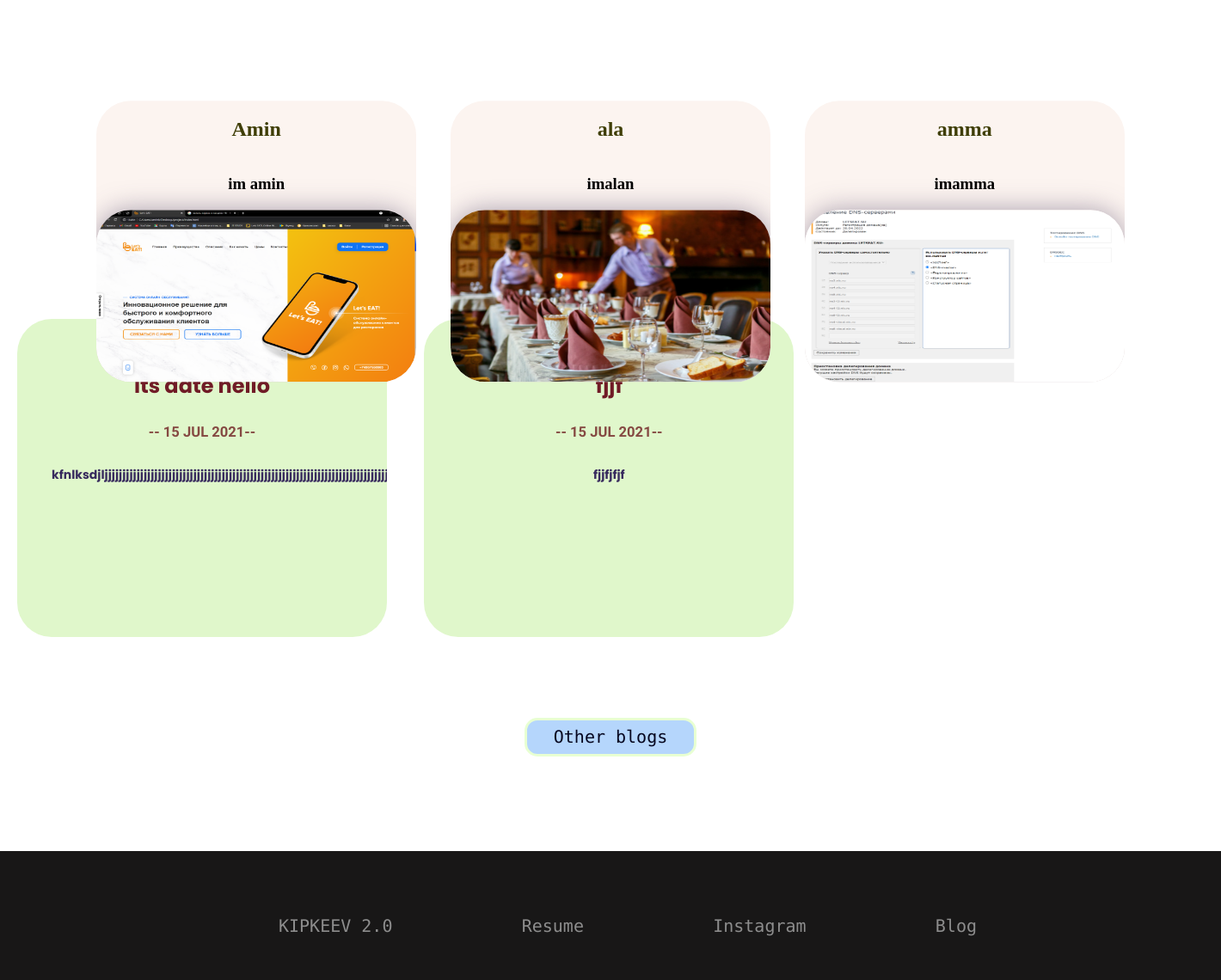
The app's page / (lower part), older data.
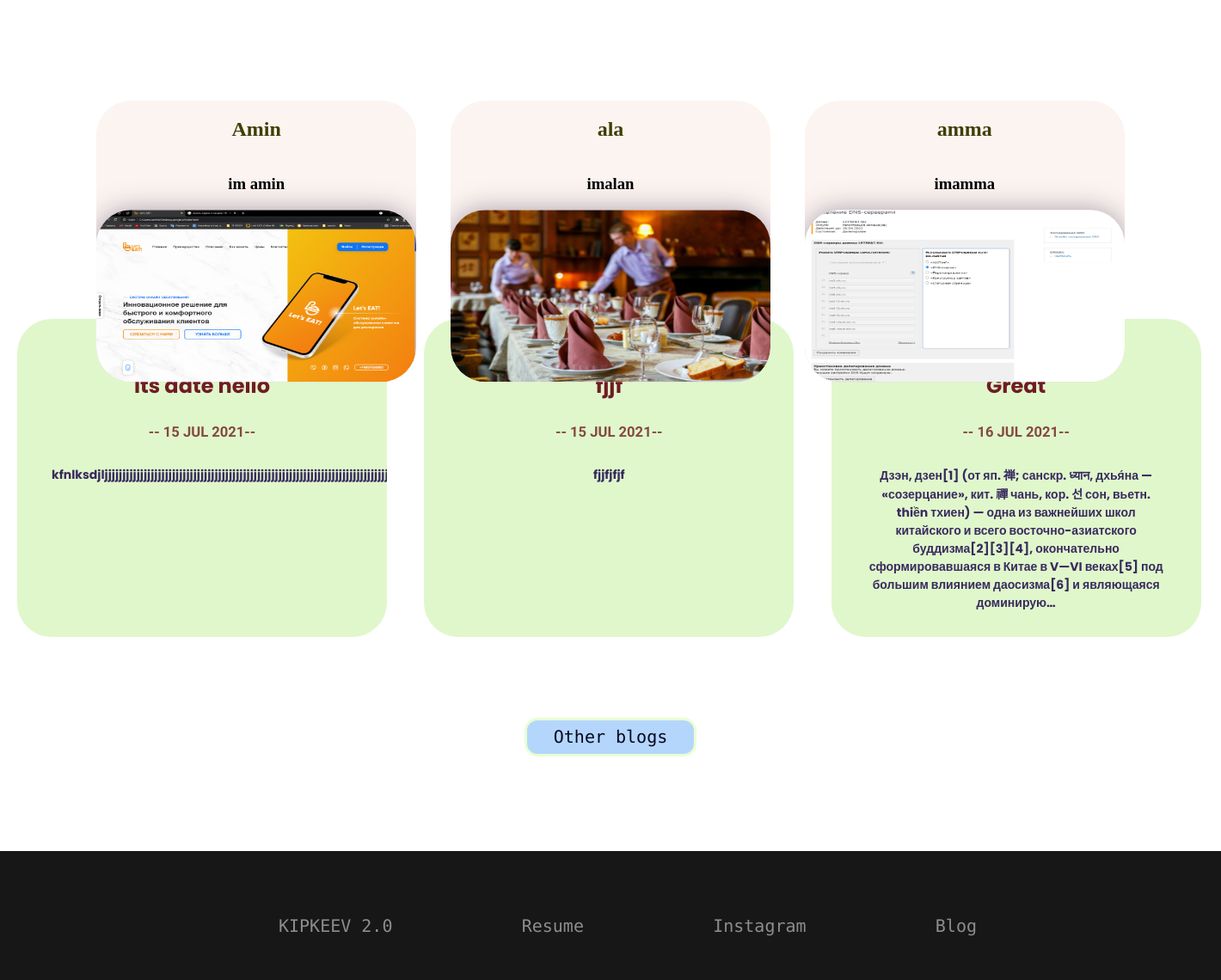
The same page, newer data.
### projects/models.py (models this page shows, shortened)
class project (models.Model):
    title = models.CharField(max_length=30)
    description = models.TextField(max_length=100)
    image = models.ImageField(upload_to="images")
    url = models.URLField(blank=True)

### blog/models.py (models this page shows, shortened)
class blog_post(models.Model):
    title = models.CharField(max_length=30)
    desc = models.TextField(max_length=10000)
    dateofpost = models.DateField(auto_now=False, auto_now_add=False)

### projects/views.py (the view)
# urls.py: 2. Add a URL to urlpatterns:  path('', views.home, name='home')
def home(request):
    all_posts = blog_post.objects.all()[:3]
    all_projects = project.objects.all()
    return render(request, 'projects/home.html', {'all_projects': all_projects, 'all_posts':all_posts})

### projects/templates/projects/home.html (shortened to what this page needs)
{%extends 'projects/base.html'%}
{% load static %}
{% block 'content'%}
  <section class="projects_sec">
    <div class="wrapper">
      {% for project in all_projects %}
      <div class="card_h" data-aos="slide-up" data-aos-duration="1300" >
        <h2 class="title">{{project.title}}</h2>
        <h3 class="desc">{{project.description}}</h3>
        <img class = "projectim"src="{{ project.image.url }}" alt="" width='200' height='150'>
      </div>
      {% endfor %}
    </div>
  </section>
  <section class="blogs_sec">
    <h2 class="blog" data-aos="fade-in" data-aos-duration="2000">Blogs</h2>
    <div class="wrapper_2">
      {% for post in all_posts %}
          <a href="{% url 'blog:detail' post.id %}" data-aos="fade-right" data-aos-duration="2000" >
              <div class="card_h_2">
                  <div class="blog_h">
                      <h2>{{ post.title }}</h2>
                  </div>
                  <div class="blog_date_h">
                      <h5>-- {{ post.dateofpost|date:'j M Y'|upper}}--</h5>
                  </div>
                  <div class="blog_desc_h">
                      <h3>{{ post.desc|striptags|truncatechars:300}}<h3>
                  </div>
              </div>
          </a>
      {%endfor%}
    </div>
      <a href="{% url 'blog:blogpage' %}" class="back_a"><div class="back">Other blogs</div></a>
  </section>
{% endblock %}

Row changes from the older to the newer data that the page shows:
added blog_post: title "Great", dateofpost "16 JUL 2021", desc "Дзэн, дзен[1] (от яп. 禅; санскр. ध्यान, дхья́на — «созерцание», кит. 禪 чань, кор. 선 сон, вьетн. thiền тхиен) — одна из важнейших школ китайского и всего восточно-азиатского буддизма[2][3][4], окончательно сформировавшаяся в Китае в V—VI веках[5] под большим влиянием даосизма[6] и являющаяся доминирую…"
